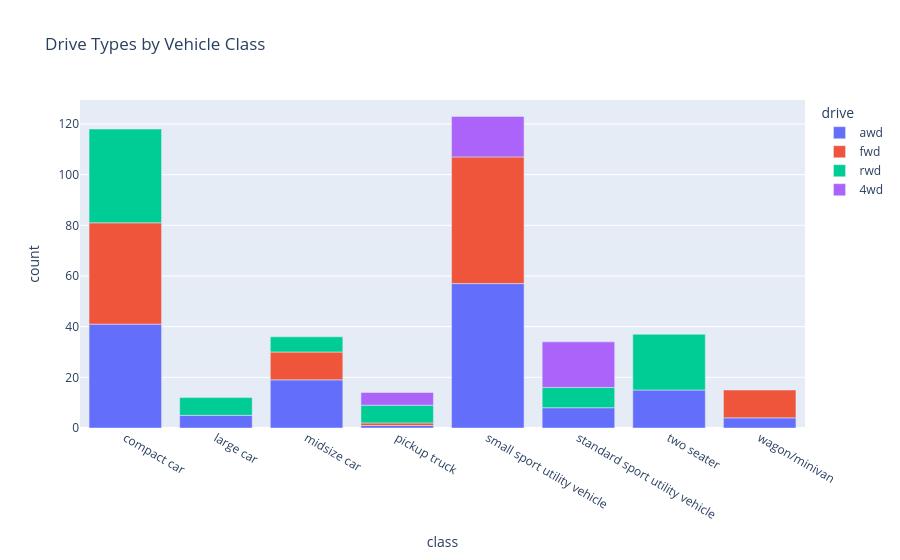

Write notebook code for a chart like this one.
### Markdown cell above
* **FWD (Front-Wheel Drive):** The distribution for FWD is generally shifted towards the higher end of the MPG scale, suggesting that vehicles with front-wheel drive tend to have better fuel efficiency on average.
* **RWD (Rear-Wheel Drive) and 4WD (Four-Wheel Drive):** The distributions for RWD and 4WD are typically located towards the lower end of the MPG scale, indicating lower average fuel efficiency compared to FWD.
* **AWD (All-Wheel Drive):** The AWD distribution shows a broader range of MPG values, with its central tendency falling between FWD and RWD/4WD.
* **TWD (Two-Wheel Drive):** This drive type exhibits a narrower distribution centered at a slightly lower MPG than FWD.

**Implications**

This analysis suggests a correlation between drivetrain type and fuel efficiency. Front-wheel drive vehicles in this dataset generally exhibit the highest combined MPG, while rear-wheel and four-wheel drive vehicles tend to have lower fuel efficiency. This trend makes sense, as FWD is typically found in smaller cars, as shown in the plot below, whereas other drivetrain types are more common in larger, more spacious vehicles.

### Code cell
# Group and count occurrences of each drive type per class
count_df = df.groupby(['class', 'drive']).size().reset_index(name='count')

# Create stacked bar plot
fig = px.bar(count_df, 
             x='class', 
             y='count', 
             color='drive', 
             barmode='relative',  # 'relative' makes it a stacked bar chart
             title="Drive Types by Vehicle Class")

# Show the plot
fig.show()

### Figure 1 — Plotly figure (JSON) as saved in the notebook; plotly's stock layout.template omitted (floating-point values rounded to 4 significant figures)
{"data": [{"hovertemplate": "drive=awd<br>class=%{x}<br>count=%{y}<extra></extra>", "legendgroup": "awd", "marker": {"color": "#636efa", "pattern": {"shape": ""}}, "name": "awd", "orientation": "v", "showlegend": true, "textposition": "auto", "type": "bar", "x": ["compact car", "large car", "midsize car", "pickup truck", "small sport utility vehicle", "standard sport utility vehicle", "two seater", "wagon/minivan"], "xaxis": "x", "y": [41, 5, 19, 1, 57, 8, 15, 4], "yaxis": "y"}, {"hovertemplate": "drive=fwd<br>class=%{x}<br>count=%{y}<extra></extra>", "legendgroup": "fwd", "marker": {"color": "#EF553B", "pattern": {"shape": ""}}, "name": "fwd", "orientation": "v", "showlegend": true, "textposition": "auto", "type": "bar", "x": ["compact car", "midsize car", "pickup truck", "small sport utility vehicle", "wagon/minivan"], "xaxis": "x", "y": [40, 11, 1, 50, 11], "yaxis": "y"}, {"hovertemplate": "drive=rwd<br>class=%{x}<br>count=%{y}<extra></extra>", "legendgroup": "rwd", "marker": {"color": "#00cc96", "pattern": {"shape": ""}}, "name": "rwd", "orientation": "v", "showlegend": true, "textposition": "auto", "type": "bar", "x": ["compact car", "large car", "midsize car", "pickup truck", "standard sport utility vehicle", "two seater"], "xaxis": "x", "y": [37, 7, 6, 7, 8, 22], "yaxis": "y"}, {"hovertemplate": "drive=4wd<br>class=%{x}<br>count=%{y}<extra></extra>", "legendgroup": "4wd", "marker": {"color": "#ab63fa", "pattern": {"shape": ""}}, "name": "4wd", "orientation": "v", "showlegend": true, "textposition": "auto", "type": "bar", "x": ["pickup truck", "small sport utility vehicle", "standard sport utility vehicle"], "xaxis": "x", "y": [5, 16, 18], "yaxis": "y"}], "layout": {"barmode": "relative", "legend": {"title": {"text": "drive"}, "tracegroupgap": 0}, "title": {"text": "Drive Types by Vehicle Class"}, "xaxis": {"anchor": "y", "domain": [0, 1], "title": {"text": "class"}}, "yaxis": {"anchor": "x", "domain": [0, 1], "title": {"text": "count"}}}}
